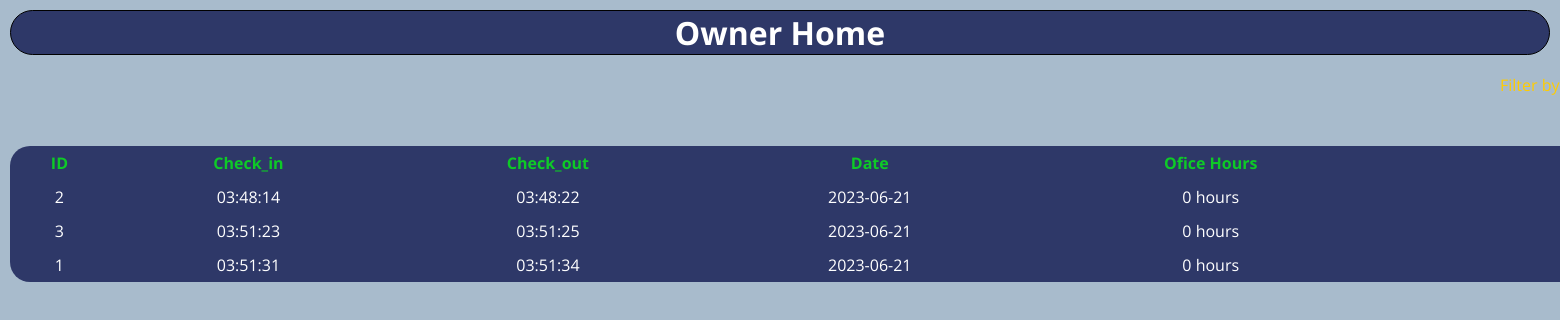
Page /employeelist.php on the committed database.
### tables this page shows
CREATE TABLE `dailyreport` (
  `employee_id` int(20) NOT NULL,
  `Check_in` time NOT NULL,
  `Check_out` time NOT NULL,
  `Date` date NOT NULL,
  `office_hour` varchar(20) NOT NULL
);

### employeelist.php (the view, shortened to what this page needs)
<?php
     include_once('db.inc.php');
        $sql = "SELECT * FROM dailyreport";
        $result = $conn->query($sql);
        if (isset($_POST['filter'])) {
            $selectedDate = $_POST['date'];
            $filtered_result = array();
            while ($row = $result->fetch_assoc()) {
                if ($row['Date'] == $selectedDate) {
                    $filtered_result[] = $row;
                }
            }
        } else {
            $filtered_result = array();
            while ($row = $result->fetch_assoc()) {
                if($row['Date']== date('Y-m-d'))
                {
                    $filtered_result[] = $row;
                }
            }
        }
?>
<!DOCTYPE html>
<html>
<head>
    <link rel="stylesheet" href="css/style.css">
  </head>
<body>
<a href="owner_home.php"><h1 class = "heading">Owner Home</h1></a>
    <div class="formcontentp" id="playerinfo">
    <form class="f_inner" method="post" action="">
        <label for="date" style="margin-top:1.1%;">Filter by Date:</label>
    </form>
    </div>
    <br>
    <table>
        <tr>
            <th>ID</th>
            <th>Check_in</th>
            <th>Check_out</th>
            <th>Date</th>
            <th>Ofice Hours</th>
            <th>Individual Report</th>
        </tr>
        <?php foreach ($filtered_result as $employee): ?>
            <tr>
                <td><?php echo $employee['employee_id']; ?></td>
                <td><?php echo $employee['Check_in']; ?></td>
                <td><?php echo $employee['Check_out']; ?></td>
                <td><?php echo $employee['Date']; ?></td>
                <td><?php echo $employee['office_hour']; ?> hours</td>
                <td><a href="Single_Employee_Report.php?id=<?php echo $employee['employee_id']; ?>">Click Here</a></td>
            </tr>
        <?php endforeach; ?>
    </table>
</body>
</html>

### css/style.css (style rules this page uses)
a { color: #fff; text-decoration: none; }
body { color: white; margin: 0; padding: 0; background-image:url("../images/b.jpeg"); background-repeat: no-repeat; background-size:cover; font-family: 'Open Sans', sans-serif; background-size: cover; background-color: rgba(18, 71, 117, 0.368); background-blend-mode: multiply; }
th { padding: 6px; }
td { padding: 6px; color: #ffffff; }
table { width: 1890px; text-align: center; margin-left: auto; margin-right: auto; border-collapse: collapse; margin: 10px; margin-top: 20px; color: rgb(14, 202, 39); background:rgba(26, 35, 88, 0.856); border-radius: 20px; }
.heading { text-align: center; border: 1px solid black; background-color: rgba(26, 35, 88, 0.856); border-radius: 50px; margin: 10px; }
.formcontentp { width: 800px; border-radius: 20px; margin-left: 1500px; color: #ffcc02; }
.f_inner { display: flex; flex-direction: row; }

### rows in the picture
dailyreport: employee "2", Check_in "03:48:14", Check_out "03:48:22", Date "2023-06-21", office_hour "0"
dailyreport: employee "3", Check_in "03:51:23", Check_out "03:51:25", Date "2023-06-21", office_hour "0"
dailyreport: employee "1", Check_in "03:51:31", Check_out "03:51:34", Date "2023-06-21", office_hour "0"
